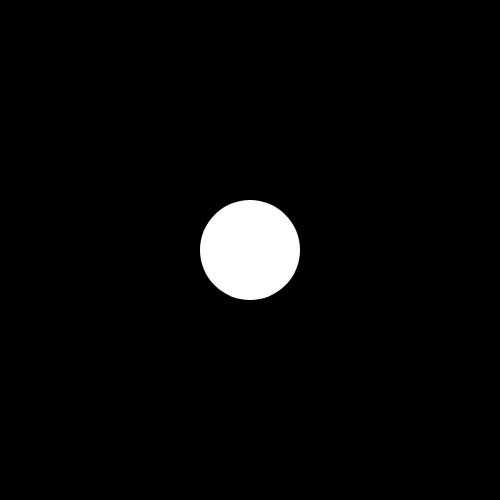
Frame 1 (no input)
Frame 60 (no input): identical to frame 1, image omitted
Frame 120 (the mouse pressed at the canvas centre since frame 60): identical to frame 1, image omitted

The p5.js sketch that drew this single still picture (run headless with seeded random() and noise() and a simulated clock; from frame 60 on, the mouse is pressed at the canvas centre):

// p5.js sketch
// ── sketch.js
const r = 100;

function setup() {
  createCanvas(500, 500);
}

function draw() {
  background(0);
  noStroke();
  fill(255);
  ellipse(width / 2, height / 2, r, r);
}
